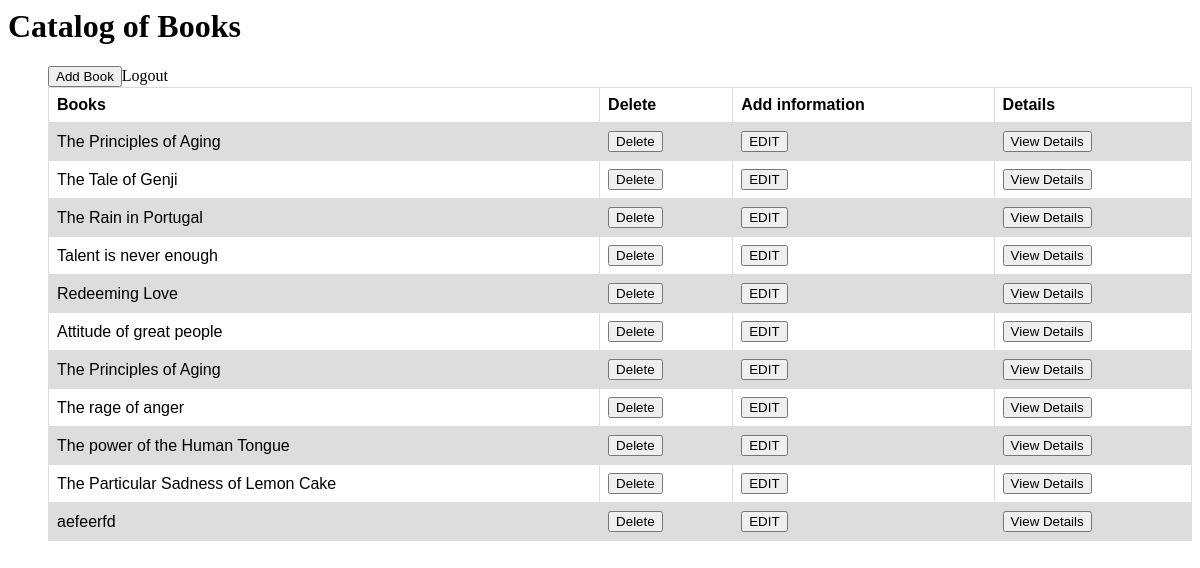
The page /viewBook/ on the database its author committed.
### BookManage/models.py (models this page shows, shortened)
class Book(models.Model):
    title = models.CharField(max_length= 150)
    author = models.CharField(max_length= 150)
    issn = models.IntegerField()
    vol = models.IntegerField()
    coverImage = models.CharField(max_length=1500 )
    status = models.BooleanField(default= False)

### BookManage/views.py (the view)
# urls.py: path('viewBook/', viewBook),
def viewBook(request):
    all_Book = Book.objects.all()
    return render(request, 'admin.html', {'Book':all_Book})

### templates/admin.html (shortened to what this page needs)
<html>
    <head>
    </head>
    <body>
            <h1>Catalog of Books</h1>
            <ul>
                <table>
                <button><a href="/new/" >Add Book</a> </button>
                <a href="/accounts/logout/">Logout</a>
                    <tr>
                        <th>Books</th>
                        <th>Delete</th>
                        <th>Add information</th>
                        <th>Details</th>
                    </tr>
                    {% for book in Book%}
                    <tr>
                        <td>{{book.title}}</td>
                        <td>
                            <form action="/deleteBook/{{book.id}}/"
                    style = "display: inline;"
                    method = "post">{% csrf_token %}
                        <input type="submit" value="Delete"/>
                    </form>
                        </td>
                        <td>
                          <button><a href = "/edit/{{book.id}}/">EDIT</a></button>
                        </td>
                        <td><button><a href = "/detail/{{book.id}}/">View Details</a></button></td>
                    </tr>
                    {%endfor%}
                </table>
        </ul>
    </body>
</html>

### templates/admin.html (style rules this page uses)
table { font-family: arial, sans-serif; border-collapse: collapse; width: 100%; }
td, th { border: 1px solid #dddddd; text-align: left; padding: 8px; }
tr:nth-child(even) { background-color: #dddddd; }
a { text-decoration: none; color: inherit; }

### rows shown on the page
Book: title "The Principles of Aging"
Book: title "The Tale of Genji"
Book: title "The Rain in Portugal"
Book: title "Talent is never enough"
Book: title "Redeeming Love"
Book: title "Attitude of great people"
Book: title "The Principles of Aging"
Book: title "The rage of anger"
Book: title "The power of the Human Tongue"
Book: title "The Particular Sadness of Lemon Cake"
Book: title "aefeerfd"
